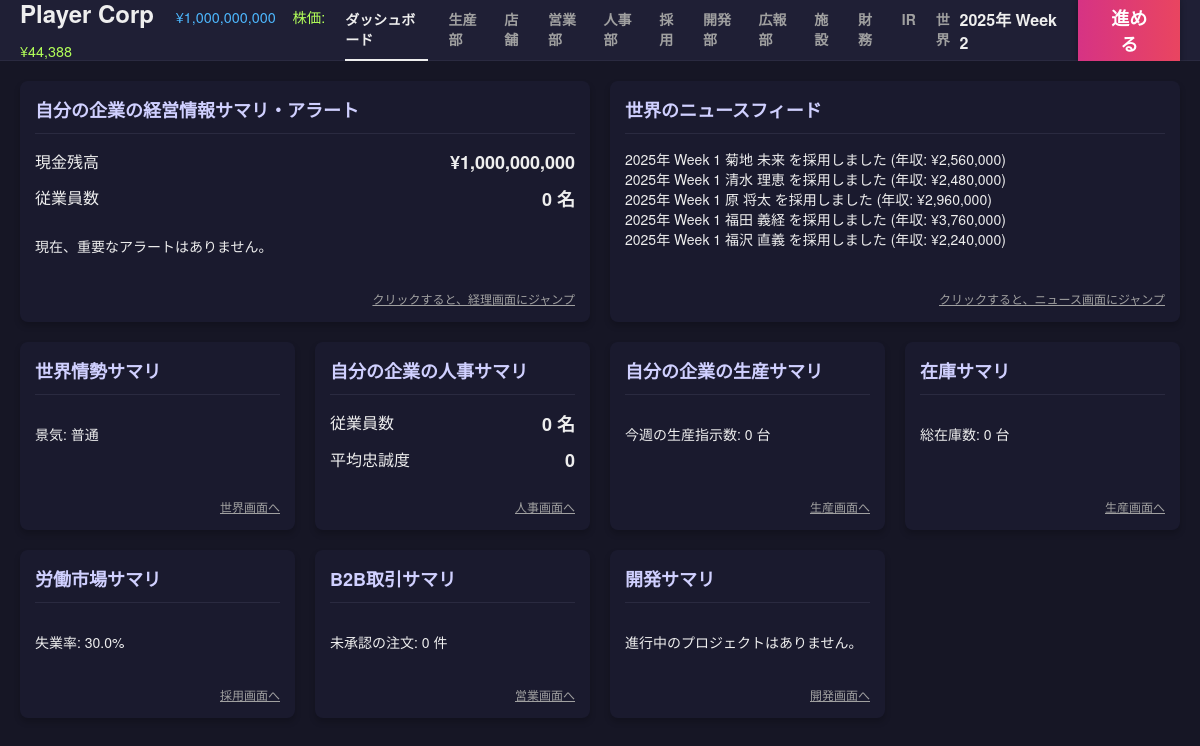
Before: / with the older database file.
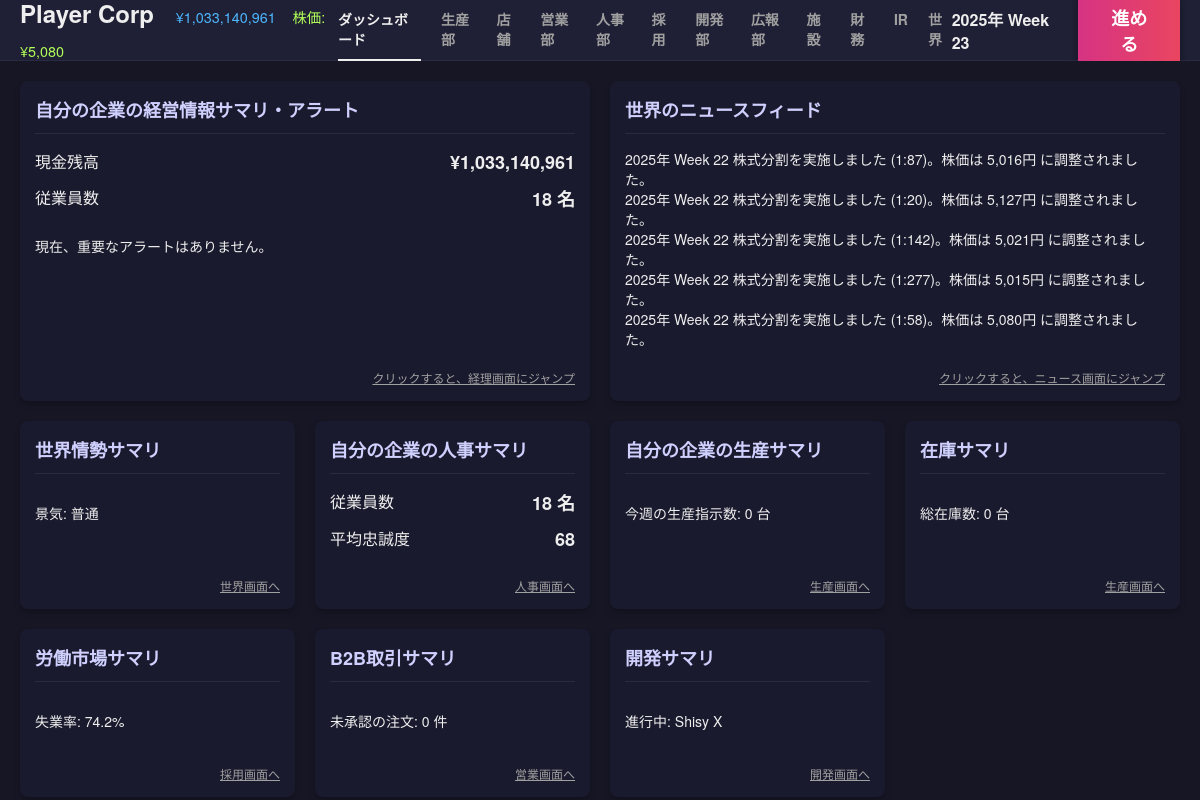
After: the same page with the newer database file.
### tables this page shows
CREATE TABLE companies (
            id INTEGER PRIMARY KEY AUTOINCREMENT,
            name TEXT,
            type TEXT, -- 'player', 'npc_maker', 'npc_retail', 'system_supplier'
            funds INTEGER,
            brand_power REAL DEFAULT 0,
            industry TEXT DEFAULT 'automotive',
            credit_rating INTEGER DEFAULT 50,
            dev_knowhow REAL DEFAULT 0,
            borrowing_limit INTEGER DEFAULT 0,
            is_active BOOLEAN DEFAULT 1,
            -- Supplier Traits
            trait_material_score REAL DEFAULT 3.0,
            trait_cost_multiplier REAL DEFAULT 1.0,
            part_category TEXT, -- 'engine', 'body', etc. for system_supplier
            
            -- Stock info
            listing_status TEXT DEFAULT 'private', -- 'private', 'public'
            stock_price INTEGER DEFAULT 50000,
            outstanding_shares INTEGER DEFAULT 20000,
            market_cap INTEGER DEFAULT 1000000000
        );

CREATE TABLE news_logs (
            id INTEGER PRIMARY KEY AUTOINCREMENT,
            week INTEGER,
            company_id INTEGER,
            message TEXT,
            type TEXT -- 'info', 'warning', 'error', 'market'
        );

CREATE TABLE product_designs (
            id INTEGER PRIMARY KEY AUTOINCREMENT,
            company_id INTEGER,
            name TEXT,
            material_score REAL,
            concept_score REAL,
            production_efficiency REAL,
            base_price INTEGER,
            sales_price INTEGER,
            status TEXT, -- 'developing', 'completed', 'obsolete'
            strategy TEXT, -- 開発方針
            developed_week INTEGER,
            parts_config TEXT, -- JSON: {part_key: {supplier_id, score, cost}}
            awareness REAL DEFAULT 0,
            FOREIGN KEY(company_id) REFERENCES companies(id)
        );

### app.py (the view)
@app.route('/')
def dashboard():
    player = get_player_company()
    if not player:
        return "Player company not found. Please run seed.py first."
    current_week = sim.get_current_week()
    funds = player['funds']
    emp_count = db.fetch_one("SELECT COUNT(*) as cnt FROM npcs WHERE company_id = ?", (player['id'],))['cnt']
    avg_loyalty_res = db.fetch_one("SELECT AVG(loyalty) as val FROM npcs WHERE company_id = ?", (player['id'],))
    avg_loyalty = avg_loyalty_res['val'] if avg_loyalty_res and avg_loyalty_res['val'] else 0
    alerts = []
    if funds < 0:
        alerts.append("資金がマイナスです！倒産の危機です。")
    pending_orders = db.fetch_one("SELECT COUNT(*) as cnt FROM b2b_orders WHERE seller_id = ? AND status = 'pending'", (player['id'],))['cnt']
    if pending_orders > 0:
        alerts.append(f"未承認の注文が {pending_orders} 件あります。「営業」画面で確認してください。")
    news = db.fetch_all("SELECT * FROM news_logs WHERE week = ? ORDER BY id DESC LIMIT 5", (current_week - 1,))
    game_state = db.fetch_one("SELECT economic_index FROM game_state")
    economic_status = "好景気" if game_state['economic_index'] > 1.1 else "不景気" if game_state['economic_index'] < 0.9 else "普通"
    total_npcs = db.fetch_one("SELECT COUNT(*) as cnt FROM npcs")['cnt']
    unemployed_npcs = db.fetch_one("SELECT COUNT(*) as cnt FROM npcs WHERE company_id IS NULL")['cnt']
    unemployment_rate = (unemployed_npcs / total_npcs) * 100 if total_npcs > 0 else 0
    prod_stats = db.fetch_one("SELECT production_ordered FROM weekly_stats WHERE week = ? AND company_id = ?", (current_week, player['id']))
    production_this_week = prod_stats['production_ordered'] if prod_stats else 0
    developing_project = db.fetch_one("SELECT name FROM product_designs WHERE company_id = ? AND status = 'developing'", (player['id'],))
    inventory_details = db.fetch_all("""
        SELECT d.name as product_name, i.quantity
        FROM inventory i JOIN product_designs d ON i.design_id = d.id
        WHERE i.company_id = ? AND i.quantity > 0
        ORDER BY i.quantity DESC
    """, (player['id'],))
    total_inventory = sum(item['quantity'] for item in inventory_details)
    dashboard_data = {
        "funds": funds,
        "emp_count": emp_count,
        "avg_loyalty": avg_loyalty,
        "alerts": alerts,
        "news": news,
        "economic_status": economic_status,
        "unemployment_rate": unemployment_rate,
        "production_this_week": production_this_week,
        "developing_project": developing_project,
        "pending_orders": pending_orders,
        "total_inventory": total_inventory,
        "inventory_details": inventory_details
    }
    return render_template('dashboard.html', **dashboard_data)

### app.py (called while the page is built)
def get_player_company():
    res = db.fetch_one("SELECT * FROM companies WHERE type = 'player' LIMIT 1")
    return res

@app.context_processor
def inject_common_data():
    player = get_player_company()
    game_state = db.fetch_one("SELECT * FROM game_state")
    current_week = game_state['week'] if game_state else 0
    year = 2025 + (current_week - 1) // 52
    week_of_year = (current_week - 1) % 52 + 1
    date_str = f"{year}年 Week {week_of_year}"
    header_caps = None
    if player:
        header_caps = sim.calculate_capabilities(player['id'])
    return dict(
        player=player,
        current_week=current_week,
        date_str=date_str,
        active_page=request.endpoint,
        header_caps=header_caps,
        npc_scale=gb.NPC_SCALE_FACTOR
    )

@app.template_filter('format_week')
def format_week_filter(week):
    if week is None: return "-"
    try:
        week = int(week)
    except:
        return week
    year = 2025 + (week - 1) // 52
    week_of_year = (week - 1) % 52 + 1
    return f"{year}年 Week {week_of_year}"

### simulation.py (called while the page is built)
    def get_current_week(self):
        res = db.fetch_one("SELECT week FROM game_state")
        return res['week'] if res else 0

### templates/dashboard.html (shortened to what the changed rows need)
{% extends "base.html" %}
{% block content %}
<div class="dashboard-grid">
    <div class="card card-large">
        <div class="card-header">
            <h2>自分の企業の経営情報サマリ・アラート</h2>
        </div>
        <div class="card-body">
            <div class="stat-row">
                <span class="label">現金残高</span>
                <span class="value">¥{{ "{:,}".format(funds|int) }}</span>
            </div>
            <div class="stat-row">
                <span class="label">従業員数</span>
                <span class="value">{{ emp_count }} 名</span>
            </div>
        </div>
    </div>
    <div class="card card-large">
        <div class="card-header">
            <h2>世界のニュースフィード</h2>
        </div>
        <div class="card-body">
            <ul class="news-list">
                {% for item in news %}
                <li class="news-item">
                    <span class="news-date">{{ item.week | format_week }}</span>
                    <span class="news-content">{{ item.message }}</span>
                </li>
                {% else %}
                <li class="news-item">ニュースはありません。</li>
                {% endfor %}
            </ul>
        </div>
    </div>
    <div class="card">
        <div class="card-header">
            <h2>世界情勢サマリ</h2>
        </div>
    </div>
    <div class="card">
        <div class="card-header">
            <h2>自分の企業の人事サマリ</h2>
        </div>
        <div class="card-body">
            <div class="stat-row">
                <span class="label">従業員数</span>
                <span class="value">{{ emp_count }} 名</span>
            </div>
            <div class="stat-row">
                <span class="label">平均忠誠度</span>
                <span class="value">{{ avg_loyalty|int }}</span>
            </div>
        </div>
    </div>
    <div class="card">
        <div class="card-header">
            <h2>自分の企業の生産サマリ</h2>
        </div>
    </div>
    <div class="card">
        <div class="card-header">
            <h2>在庫サマリ</h2>
        </div>
    </div>
    <div class="card">
        <div class="card-header">
            <h2>労働市場サマリ</h2>
        </div>
        <div class="card-body">
            <p>失業率: {{ "%.1f"|format(unemployment_rate) }}%</p>
            <div class="card-footer">
                <a href="{{ url_for('hire_page') }}" class="link-text">採用画面へ</a>
            </div>
        </div>
    </div>
    <div class="card">
        <div class="card-header">
            <h2>B2B取引サマリ</h2>
        </div>
    </div>
    <div class="card">
        <div class="card-header">
            <h2>開発サマリ</h2>
        </div>
        <div class="card-body">
            {% if developing_project %}
            <p>進行中: {{ developing_project.name }}</p>
            {% else %}
            <p>進行中のプロジェクトはありません。</p>
            {% endif %}
            <div class="card-footer">
                <a href="{{ url_for('dev') }}" class="link-text">開発画面へ</a>
            </div>
        </div>
    </div>
</div>
{% endblock %}

### templates/base.html (shortened to what this page needs)
<!DOCTYPE html>
<html lang="ja">
<head>
    <link rel="stylesheet" href="{{ url_for('static', filename='css/style.css') }}">
</head>
<body>
    <div class="app-container">
        <header class="top-bar">
            <div class="logo-area tooltip-container">
                <h1>
                    {% if player %}
                    <span style="font-size: 0.6em; color: #4db8ff; margin-left: 15px; font-weight: normal;">¥{{ "{:,}".format(player.funds|int) }}</span>
                    {% if player.stock_price %}
                    <span style="font-size: 0.6em; color: #b2ff59; margin-left: 10px; font-weight: normal;">株価: ¥{{ "{:,}".format(player.stock_price) }}</span>
                    {% endif %}
                    {% endif %}
                </h1>
            </div>
            <nav class="top-nav">
                <a href="{{ url_for('dashboard') }}" class="{{ 'active' if active_page == 'dashboard' else '' }}">ダッシュボード</a>
                <a href="{{ url_for('production') }}" class="{{ 'active' if active_page == 'production' else '' }}">生産部</a>
                <a href="{{ url_for('store') }}" class="{{ 'active' if active_page == 'store' else '' }}">店舗</a>
                <a href="{{ url_for('sales') }}" class="{{ 'active' if active_page == 'sales' else '' }}">営業部</a>
                <a href="{{ url_for('hr') }}" class="{{ 'active' if active_page == 'hr' else '' }}">人事部</a>
                <a href="{{ url_for('hire_page') }}" class="{{ 'active' if active_page == 'hire_page' else '' }}">採用</a>
                <a href="{{ url_for('dev') }}" class="{{ 'active' if active_page == 'dev' else '' }}">開発部</a>
                <a href="{{ url_for('pr') }}" class="{{ 'active' if active_page == 'pr' else '' }}">広報部</a>
                <a href="{{ url_for('facility') }}" class="{{ 'active' if active_page == 'facility' else '' }}">施設</a>
                <a href="{{ url_for('finance') }}" class="{{ 'active' if active_page == 'finance' else '' }}">財務</a>
                <a href="{{ url_for('ir') }}" class="{{ 'active' if active_page == 'ir' else '' }}">IR</a>
                <a href="{{ url_for('world') }}" class="{{ 'active' if active_page == 'world' else '' }}">世界</a>
            </nav>
            <div class="action-area">
                <div class="date-display">{{ date_str }}</div>
                <form action="{{ url_for('next_week') }}" method="post">
                    <button type="submit" class="btn-next-week">進める</button>
                </form>
            </div>
        </header>
        <main class="main-content">
            {% block content %}{% endblock %}
        </main>
    </div>
</body>
</html>

Changed rows visible on the page:
no longer on this page (row edited): news_logs: week "2025年 Week 1", message "菊地 未来 を採用しました (年収: ¥2,560,000)"
no longer on this page (row edited): news_logs: week "2025年 Week 1", message "清水 理恵 を採用しました (年収: ¥2,480,000)"
no longer on this page (row edited): news_logs: week "2025年 Week 1", message "原 将太 を採用しました (年収: ¥2,960,000)"
no longer on this page (row edited): news_logs: week "2025年 Week 1", message "福田 義経 を採用しました (年収: ¥3,760,000)"
no longer on this page (row edited): news_logs: week "2025年 Week 1", message "福沢 直義 を採用しました (年収: ¥2,240,000)"
changed companies: funds "1,000,000,000" → "1,033,140,961"; stock_price "44,388" → "5,080"
added news_logs: week "2025年 Week 22", message "株式分割を実施しました (1:87)。株価は 5,016円 に調整されました。"
added news_logs: week "2025年 Week 22", message "株式分割を実施しました (1:20)。株価は 5,127円 に調整されました。"
added news_logs: week "2025年 Week 22", message "株式分割を実施しました (1:142)。株価は 5,021円 に調整されました。"
added news_logs: week "2025年 Week 22", message "株式分割を実施しました (1:277)。株価は 5,015円 に調整されました。"
added news_logs: week "2025年 Week 22", message "株式分割を実施しました (1:58)。株価は 5,080円 に調整されました。"
added product_designs: name "Shisy X"
Other visible differences:
{{ date_str }}: "2025年 Week 2" → "2025年 Week 23"
{{ emp_count }}: "0" → "18"
{{ avg_loyalty|int }}: "0" → "68"
{{ "%.1f"|format(unemployment_rate) }}: "30.0" → "74.2"
text no longer shown: "進行中のプロジェクトはありません。"
text now shown: "進行中:"
